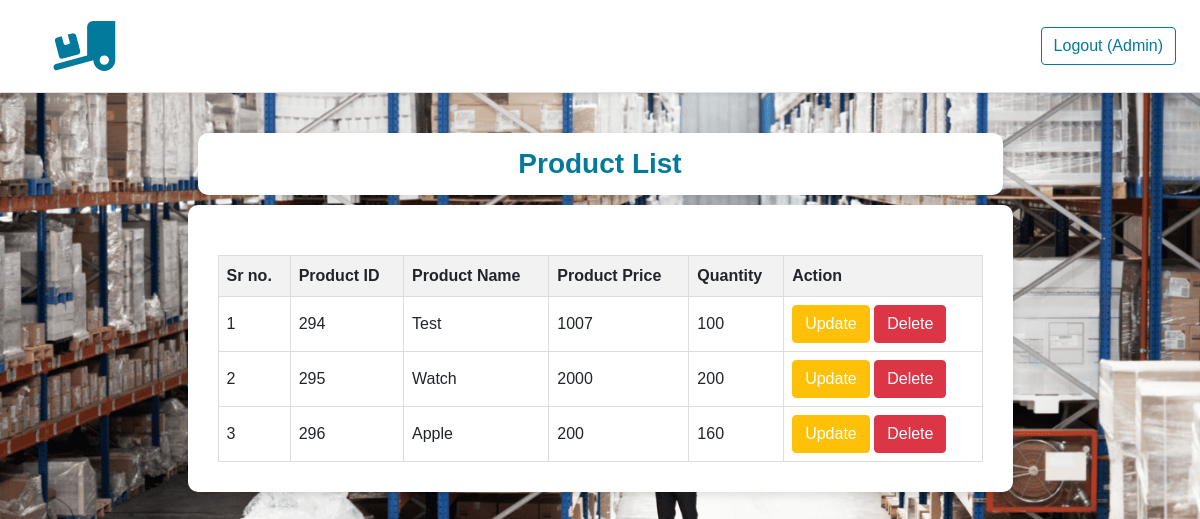
/dashboard/product_list/ (signed in), run on the app's committed database.
### dashboard/models.py (models this page shows, shortened)
class Available_product_table(models.Model):
    id = models.AutoField(primary_key=True)
    product_name = models.CharField(max_length=50)
    product_price = models.IntegerField()
    product_quantity = models.IntegerField()

### dashboard/views.py (the view)
# urls.py: path('product_list/', views.product_list, name='product_list'),
@login_required
def product_list(request):
    products = models.Available_product_table.objects.filter(product_quantity__gt=0)
    return render(request, 'dashboard/product_list.html', {'title': 'Product List', 'products': products})

### dashboard/templates/dashboard/product_list.html
{% extends 'dashboard/base.html' %}
{% block dashboardcontent %}
    <div class="content-card mx-auto">
        <table>
            <thead>
            <tr>
                <th>Sr no.</th>
                <th>Product ID</th>
                <th>Product Name</th>
                <th>Product Price</th>
                <th>Quantity</th>
                <th>Action</th>
            </tr>
            </thead>
            <tbody>
            {% for product in products %}
                <tr>
                    <td>{{ forloop.counter }}</td>
                    <td>{{ product.id }}</td>
                    <td>{{ product.product_name }}</td>
                    <td>{{ product.product_price }}</td>
                    <td>{{ product.product_quantity }}</td>
                    <td>
                        <a href="{% url 'dashboard:update_product' product.id %}" class="btn btn-warning"
                           style="color:#fff">Update</a>
                        <a href="{% url 'dashboard:delete_product' product.id %}" class="btn btn-danger">Delete</a>
                    </td>
                </tr>
            {% endfor %}
            </tbody>
        </table>
    </div>
{% endblock %}

### templates/base.html (shortened to what this page needs)
{% load static %}
<!DOCTYPE html>
<html lang="en">
<head>
    <link rel="stylesheet" href="https://cdn.jsdelivr.net/npm/bootstrap@4.6.2/dist/css/bootstrap.min.css"
>
    <link rel="stylesheet" href="https://cdnjs.cloudflare.com/ajax/libs/font-awesome/6.2.0/css/all.min.css"
/>
    <link rel="stylesheet" href="{% static 'css/style.css' %}">
</head>
<body>
<div class="d-flex flex-column flex-md-row align-items-center p-3 px-md-4 mb-3 bg-white border-bottom shadow-sm">
    {% if user.is_authenticated %}
        <a class="navbar-brand my-0 mr-md-auto" href="{% url 'dashboard:dashboard_index' %}">
            <img src="{% static 'img/logo.svg' %}" alt="logo" width="120" height="50" alt="Logo" loading="lazy">
        </a>
        <button class="btn btn-outline logout-btn" onclick="location.href='{% url 'logout' %}'">Logout
            ({{ user.username | capfirst }})
        </button>
    {% else %}
        <a class="navbar-brand my-0 mr-md-auto" href="{% url 'index' %}">
            <img src="{% static 'img/logo.svg' %}" alt="logo" width="130" height="30" alt="Logo" loading="lazy">
        </a>
        <button class="btn btn-outline logout-btn" onclick="location.href='{% url 'login' %}'">Login</button>
    {% endif %}
</div>
{% block content %}
{% endblock %}
</body>
</html>

### static/css/style.css (style rules this page uses)
* { font-family: 'Poppins', sans-serif; }
.logout-btn { color: #017a9b; border: 1px solid #017a9b; }
body { background-image: url('/static/img/inventory-manage-back.png'); background-size: 100%; }
.content-card { background-color: #fff; padding: 30px; border-radius: 10px; box-shadow: 0 4px 8px rgba(0, 0, 0, 0.1); }
table { width: 100%; border-collapse: collapse; margin-top: 20px; }
th, td { border: 1px solid #ddd; padding: 8px; text-align: left; }
th { background-color: #f2f2f2; }
.btn-danger { background-color: #dc3545; color: #fff; }

### data on the page
Available_product_table: id "294", product_name "Test", product_price "1007", product_quantity "100"
Available_product_table: id "295", product_name "Watch", product_price "2000", product_quantity "200"
Available_product_table: id "296", product_name "Apple", product_price "200", product_quantity "160"

### other printed values
{{ user.username | capfirst }} "Admin"
{{ title }} "Product List"
